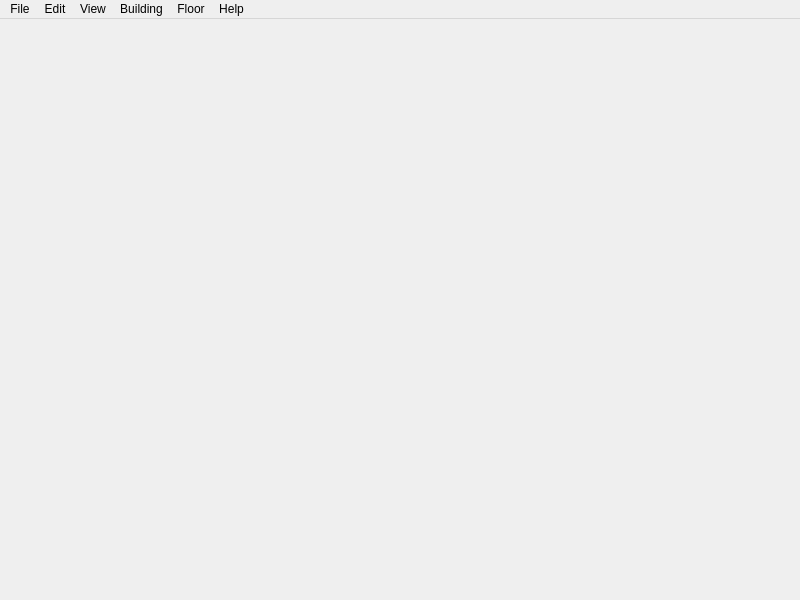
<?xml version="1.0" encoding="UTF-8"?>
<ui version="4.0">
 <class>BuildingEditorWindow</class>
 <widget class="QMainWindow" name="BuildingEditorWindow">
  <property name="geometry">
   <rect>
    <x>0</x>
    <y>0</y>
    <width>800</width>
    <height>600</height>
   </rect>
  </property>
  <property name="windowTitle">
   <string>Building Editor</string>
  </property>
  <widget class="QWidget" name="centralwidget">
   <layout class="QVBoxLayout" name="verticalLayout_2">
    <property name="leftMargin">
     <number>0</number>
    </property>
    <property name="topMargin">
     <number>0</number>
    </property>
    <property name="rightMargin">
     <number>0</number>
    </property>
    <property name="bottomMargin">
     <number>0</number>
    </property>
   </layout>
  </widget>
  <widget class="QMenuBar" name="menubar">
   <property name="geometry">
    <rect>
     <x>0</x>
     <y>0</y>
     <width>800</width>
     <height>21</height>
    </rect>
   </property>
   <widget class="QMenu" name="menuFile">
    <property name="title">
     <string>File</string>
    </property>
    <addaction name="actionNewBuilding"/>
    <addaction name="actionOpen"/>
    <addaction name="actionSave"/>
    <addaction name="actionSaveAs"/>
    <addaction name="separator"/>
    <addaction name="actionExportTMX"/>
    <addaction name="separator"/>
    <addaction name="actionClose"/>
   </widget>
   <widget class="QMenu" name="menuEdit">
    <property name="title">
     <string>Edit</string>
    </property>
    <addaction name="actionCut"/>
    <addaction name="actionCopy"/>
    <addaction name="actionPaste"/>
    <addaction name="actionDelete"/>
    <addaction name="separator"/>
    <addaction name="actionSelectAll"/>
    <addaction name="actionSelectNone"/>
    <addaction name="separator"/>
    <addaction name="actionPreferences"/>
   </widget>
   <widget class="QMenu" name="menuView">
    <property name="title">
     <string>View</string>
    </property>
    <widget class="QMenu" name="menuViews">
     <property name="title">
      <string>Views</string>
     </property>
     <addaction name="actionViewsPlaceholder"/>
    </widget>
    <addaction name="actionShowGrid"/>
    <addaction name="actionHighlightFloor"/>
    <addaction name="actionHighlightRoom"/>
    <addaction name="actionShowLowerFloors"/>
    <addaction name="actionShowObjects"/>
    <addaction name="separator"/>
    <addaction name="menuViews"/>
    <addaction name="separator"/>
    <addaction name="actionZoomIn"/>
    <addaction name="actionZoomOut"/>
    <addaction name="actionNormalSize"/>
   </widget>
   <widget class="QMenu" name="menuBuilding">
    <property name="title">
     <string>Building</string>
    </property>
    <addaction name="actionCropToMinimum"/>
    <addaction name="actionCropToSelection"/>
    <addaction name="actionResize"/>
    <addaction name="actionFlipHorizontal"/>
    <addaction name="actionFlipVertical"/>
    <addaction name="actionRotateRight"/>
    <addaction name="actionRotateLeft"/>
    <addaction name="separator"/>
    <addaction name="actionBuildingProperties"/>
    <addaction name="actionGrime"/>
    <addaction name="actionRooms"/>
    <addaction name="actionTemplates"/>
    <addaction name="actionTiles"/>
    <addaction name="separator"/>
    <addaction name="actionTemplateFromBuilding"/>
   </widget>
   <widget class="QMenu" name="menuFloor">
    <property name="title">
     <string>Floor</string>
    </property>
    <addaction name="actionInsertFloorAbove"/>
    <addaction name="actionInsertFloorBelow"/>
    <addaction name="actionRemoveFloor"/>
    <addaction name="actionFloors"/>
    <addaction name="separator"/>
    <addaction name="actionUpLevel"/>
    <addaction name="actionDownLevel"/>
   </widget>
   <widget class="QMenu" name="menuHelp">
    <property name="title">
     <string>Help</string>
    </property>
    <addaction name="actionHelp"/>
    <addaction name="actionAboutQt"/>
   </widget>
   <addaction name="menuFile"/>
   <addaction name="menuEdit"/>
   <addaction name="menuView"/>
   <addaction name="menuBuilding"/>
   <addaction name="menuFloor"/>
   <addaction name="menuHelp"/>
  </widget>
  <action name="actionClose">
   <property name="text">
    <string>Close</string>
   </property>
  </action>
  <action name="actionOpen">
   <property name="icon">
    <iconset resource="../tiled.qrc">
     <normaloff>:/images/16x16/document-open.png</normaloff>:/images/16x16/document-open.png</iconset>
   </property>
   <property name="text">
    <string>Open...</string>
   </property>
  </action>
  <action name="actionSave">
   <property name="icon">
    <iconset resource="../tiled.qrc">
     <normaloff>:/images/16x16/document-save.png</normaloff>:/images/16x16/document-save.png</iconset>
   </property>
   <property name="text">
    <string>Save</string>
   </property>
  </action>
  <action name="actionUndo">
   <property name="text">
    <string>Undo</string>
   </property>
  </action>
  <action name="actionRedo">
   <property name="text">
    <string>Redo</string>
   </property>
  </action>
  <action name="actionNewBuilding">
   <property name="icon">
    <iconset resource="../tiled.qrc">
     <normaloff>:/images/16x16/document-new.png</normaloff>:/images/16x16/document-new.png</iconset>
   </property>
   <property name="text">
    <string>New...</string>
   </property>
  </action>
  <action name="actionPecil">
   <property name="checkable">
    <bool>true</bool>
   </property>
   <property name="icon">
    <iconset resource="buildingeditor.qrc">
     <normaloff>:/BuildingEditor/icons/icon_pencil.png</normaloff>:/BuildingEditor/icons/icon_pencil.png</iconset>
   </property>
   <property name="text">
    <string>Pecil</string>
   </property>
   <property name="toolTip">
    <string>Draw Room</string>
   </property>
  </action>
  <action name="actionDoor">
   <property name="checkable">
    <bool>true</bool>
   </property>
   <property name="icon">
    <iconset resource="buildingeditor.qrc">
     <normaloff>:/BuildingEditor/icons/icon_door.png</normaloff>:/BuildingEditor/icons/icon_door.png</iconset>
   </property>
   <property name="text">
    <string>Door</string>
   </property>
   <property name="toolTip">
    <string>Place Door</string>
   </property>
  </action>
  <action name="actionWindow">
   <property name="checkable">
    <bool>true</bool>
   </property>
   <property name="icon">
    <iconset resource="buildingeditor.qrc">
     <normaloff>:/BuildingEditor/icons/icon_window.png</normaloff>:/BuildingEditor/icons/icon_window.png</iconset>
   </property>
   <property name="text">
    <string>Window</string>
   </property>
   <property name="toolTip">
    <string>Place Window</string>
   </property>
  </action>
  <action name="actionStairs">
   <property name="checkable">
    <bool>true</bool>
   </property>
   <property name="icon">
    <iconset resource="buildingeditor.qrc">
     <normaloff>:/BuildingEditor/icons/icon_stair.png</normaloff>:/BuildingEditor/icons/icon_stair.png</iconset>
   </property>
   <property name="text">
    <string>Stairs</string>
   </property>
   <property name="toolTip">
    <string>Place Stairs</string>
   </property>
  </action>
  <action name="actionUpLevel">
   <property name="icon">
    <iconset resource="buildingeditor.qrc">
     <normaloff>:/BuildingEditor/icons/icon_floorup.png</normaloff>:/BuildingEditor/icons/icon_floorup.png</iconset>
   </property>
   <property name="text">
    <string>Up One Level</string>
   </property>
   <property name="shortcut">
    <string>PgUp</string>
   </property>
  </action>
  <action name="actionDownLevel">
   <property name="icon">
    <iconset resource="buildingeditor.qrc">
     <normaloff>:/BuildingEditor/icons/icon_floordn.png</normaloff>:/BuildingEditor/icons/icon_floordn.png</iconset>
   </property>
   <property name="text">
    <string>Down One Level</string>
   </property>
   <property name="shortcut">
    <string>PgDown</string>
   </property>
  </action>
  <action name="actionSelectObject">
   <property name="checkable">
    <bool>true</bool>
   </property>
   <property name="icon">
    <iconset resource="../tiled.qrc">
     <normaloff>:/images/22x22/tool-select-objects.png</normaloff>:/images/22x22/tool-select-objects.png</iconset>
   </property>
   <property name="text">
    <string>Select Objects</string>
   </property>
   <property name="toolTip">
    <string>Select and Move Objects</string>
   </property>
  </action>
  <action name="actionExportTMX">
   <property name="text">
    <string>Export TMX...</string>
   </property>
  </action>
  <action name="actionZoomIn">
   <property name="icon">
    <iconset resource="../tiled.qrc">
     <normaloff>:/images/16x16/zoom-in.png</normaloff>:/images/16x16/zoom-in.png</iconset>
   </property>
   <property name="text">
    <string>Zoom In</string>
   </property>
  </action>
  <action name="actionZoomOut">
   <property name="icon">
    <iconset resource="../tiled.qrc">
     <normaloff>:/images/16x16/zoom-out.png</normaloff>:/images/16x16/zoom-out.png</iconset>
   </property>
   <property name="text">
    <string>Zoom Out</string>
   </property>
  </action>
  <action name="actionNormalSize">
   <property name="icon">
    <iconset resource="../tiled.qrc">
     <normaloff>:/images/16x16/zoom-original.png</normaloff>:/images/16x16/zoom-original.png</iconset>
   </property>
   <property name="text">
    <string>Normal Size</string>
   </property>
   <property name="shortcut">
    <string>Ctrl+0</string>
   </property>
  </action>
  <action name="actionPreferences">
   <property name="text">
    <string>Preferences...</string>
   </property>
   <property name="menuRole">
    <enum>QAction::PreferencesRole</enum>
   </property>
  </action>
  <action name="actionSaveAs">
   <property name="icon">
    <iconset resource="../tiled.qrc">
     <normaloff>:/images/16x16/document-save-as.png</normaloff>:/images/16x16/document-save-as.png</iconset>
   </property>
   <property name="text">
    <string>Save As...</string>
   </property>
  </action>
  <action name="actionRooms">
   <property name="icon">
    <iconset resource="buildingeditor.qrc">
     <normaloff>:/BuildingEditor/icons/icon_rooms.png</normaloff>:/BuildingEditor/icons/icon_rooms.png</iconset>
   </property>
   <property name="text">
    <string>Rooms...</string>
   </property>
   <property name="toolTip">
    <string>Edit Rooms</string>
   </property>
  </action>
  <action name="actionTemplates">
   <property name="text">
    <string>Templates...</string>
   </property>
  </action>
  <action name="actionTiles">
   <property name="text">
    <string>Tiles...</string>
   </property>
  </action>
  <action name="actionTemplateFromBuilding">
   <property name="text">
    <string>Template From Building...</string>
   </property>
  </action>
  <action name="actionRotateRight">
   <property name="icon">
    <iconset resource="buildingeditor.qrc">
     <normaloff>:/BuildingEditor/icons/icon_rotate_right.png</normaloff>:/BuildingEditor/icons/icon_rotate_right.png</iconset>
   </property>
   <property name="text">
    <string>Rotate Right</string>
   </property>
  </action>
  <action name="actionRotateLeft">
   <property name="icon">
    <iconset resource="buildingeditor.qrc">
     <normaloff>:/BuildingEditor/icons/icon_rotate_left.png</normaloff>:/BuildingEditor/icons/icon_rotate_left.png</iconset>
   </property>
   <property name="text">
    <string>Rotate Left</string>
   </property>
  </action>
  <action name="actionResize">
   <property name="icon">
    <iconset resource="buildingeditor.qrc">
     <normaloff>:/BuildingEditor/icons/icon_resize.png</normaloff>:/BuildingEditor/icons/icon_resize.png</iconset>
   </property>
   <property name="text">
    <string>Resize Building...</string>
   </property>
  </action>
  <action name="actionFlipHorizontal">
   <property name="icon">
    <iconset resource="buildingeditor.qrc">
     <normaloff>:/BuildingEditor/icons/icon_flip_horizontal.png</normaloff>:/BuildingEditor/icons/icon_flip_horizontal.png</iconset>
   </property>
   <property name="text">
    <string>Flip Horizontal</string>
   </property>
  </action>
  <action name="actionFlipVertical">
   <property name="icon">
    <iconset resource="buildingeditor.qrc">
     <normaloff>:/BuildingEditor/icons/icon_flip_vertical.png</normaloff>:/BuildingEditor/icons/icon_flip_vertical.png</iconset>
   </property>
   <property name="text">
    <string>Flip Vertical</string>
   </property>
  </action>
  <action name="actionFurniture">
   <property name="checkable">
    <bool>true</bool>
   </property>
   <property name="icon">
    <iconset resource="buildingeditor.qrc">
     <normaloff>:/BuildingEditor/icons/icon_furniture.png</normaloff>:/BuildingEditor/icons/icon_furniture.png</iconset>
   </property>
   <property name="text">
    <string>Furniture</string>
   </property>
   <property name="toolTip">
    <string>Place Furniture</string>
   </property>
  </action>
  <action name="actionRoof">
   <property name="checkable">
    <bool>true</bool>
   </property>
   <property name="icon">
    <iconset resource="buildingeditor.qrc">
     <normaloff>:/BuildingEditor/icons/icon_roof_peakNS.png</normaloff>:/BuildingEditor/icons/icon_roof_peakNS.png</iconset>
   </property>
   <property name="text">
    <string>Add Roof</string>
   </property>
   <property name="toolTip">
    <string>Place Roof</string>
   </property>
  </action>
  <action name="actionInsertFloorAbove">
   <property name="text">
    <string>Add Floor Above</string>
   </property>
   <property name="toolTip">
    <string>Add a new floor above the current one</string>
   </property>
  </action>
  <action name="actionInsertFloorBelow">
   <property name="text">
    <string>Add Floor Below</string>
   </property>
   <property name="toolTip">
    <string>Add a new floor below the current one</string>
   </property>
  </action>
  <action name="actionRemoveFloor">
   <property name="icon">
    <iconset resource="../tiled.qrc">
     <normaloff>:/images/16x16/edit-delete.png</normaloff>:/images/16x16/edit-delete.png</iconset>
   </property>
   <property name="text">
    <string>Remove Current Floor</string>
   </property>
   <property name="toolTip">
    <string>Remove the current floor</string>
   </property>
  </action>
  <action name="actionSelectRooms">
   <property name="checkable">
    <bool>true</bool>
   </property>
   <property name="icon">
    <iconset resource="../tiled.qrc">
     <normaloff>:/images/22x22/stock-tool-rect-select.png</normaloff>:/images/22x22/stock-tool-rect-select.png</iconset>
   </property>
   <property name="text">
    <string>Select and Move Rooms</string>
   </property>
   <property name="toolTip">
    <string>Select and Move Rooms</string>
   </property>
  </action>
  <action name="actionRoofCorner">
   <property name="checkable">
    <bool>true</bool>
   </property>
   <property name="icon">
    <iconset resource="buildingeditor.qrc">
     <normaloff>:/BuildingEditor/icons/icon_corner_innerNW.png</normaloff>:/BuildingEditor/icons/icon_corner_innerNW.png</iconset>
   </property>
   <property name="text">
    <string>Add Roof Corner</string>
   </property>
   <property name="toolTip">
    <string>Place Roof Corner</string>
   </property>
  </action>
  <action name="actionShowObjects">
   <property name="checkable">
    <bool>true</bool>
   </property>
   <property name="text">
    <string>Show Object Shapes</string>
   </property>
   <property name="shortcut">
    <string>O</string>
   </property>
  </action>
  <action name="actionWall">
   <property name="checkable">
    <bool>true</bool>
   </property>
   <property name="icon">
    <iconset resource="buildingeditor.qrc">
     <normaloff>:/BuildingEditor/icons/icon_wall.png</normaloff>:/BuildingEditor/icons/icon_wall.png</iconset>
   </property>
   <property name="text">
    <string>Wall</string>
   </property>
   <property name="toolTip">
    <string>Place Wall</string>
   </property>
  </action>
  <action name="actionAboutQt">
   <property name="text">
    <string>About Qt</string>
   </property>
   <property name="menuRole">
    <enum>QAction::AboutQtRole</enum>
   </property>
  </action>
  <action name="actionHelp">
   <property name="text">
    <string>BuildingEd Help</string>
   </property>
  </action>
  <action name="actionDelete">
   <property name="icon">
    <iconset resource="../tiled.qrc">
     <normaloff>:/images/16x16/edit-delete.png</normaloff>:/images/16x16/edit-delete.png</iconset>
   </property>
   <property name="text">
    <string>Delete</string>
   </property>
  </action>
  <action name="actionFloors">
   <property name="text">
    <string>Floors...</string>
   </property>
  </action>
  <action name="actionSelectAll">
   <property name="text">
    <string>Select All</string>
   </property>
  </action>
  <action name="actionSelectNone">
   <property name="text">
    <string>Select None</string>
   </property>
  </action>
  <action name="actionHighlightFloor">
   <property name="checkable">
    <bool>true</bool>
   </property>
   <property name="text">
    <string>Highlight Current Floor</string>
   </property>
   <property name="shortcut">
    <string>H</string>
   </property>
  </action>
  <action name="actionCut">
   <property name="icon">
    <iconset resource="../tiled.qrc">
     <normaloff>:/images/16x16/edit-cut.png</normaloff>:/images/16x16/edit-cut.png</iconset>
   </property>
   <property name="text">
    <string>Cut</string>
   </property>
  </action>
  <action name="actionCopy">
   <property name="icon">
    <iconset resource="../tiled.qrc">
     <normaloff>:/images/16x16/edit-copy.png</normaloff>:/images/16x16/edit-copy.png</iconset>
   </property>
   <property name="text">
    <string>Copy</string>
   </property>
  </action>
  <action name="actionPaste">
   <property name="icon">
    <iconset resource="../tiled.qrc">
     <normaloff>:/images/16x16/edit-paste.png</normaloff>:/images/16x16/edit-paste.png</iconset>
   </property>
   <property name="text">
    <string>Paste</string>
   </property>
  </action>
  <action name="actionShowGrid">
   <property name="checkable">
    <bool>true</bool>
   </property>
   <property name="text">
    <string>Show Grid</string>
   </property>
   <property name="shortcut">
    <string>Ctrl+G</string>
   </property>
  </action>
  <action name="actionHighlightRoom">
   <property name="checkable">
    <bool>true</bool>
   </property>
   <property name="text">
    <string>Highlight Room Under Pointer</string>
   </property>
   <property name="shortcut">
    <string>Ctrl+R</string>
   </property>
  </action>
  <action name="actionBuildingProperties">
   <property name="icon">
    <iconset resource="../tiled.qrc">
     <normaloff>:/images/16x16/document-properties.png</normaloff>:/images/16x16/document-properties.png</iconset>
   </property>
   <property name="text">
    <string>Properties...</string>
   </property>
  </action>
  <action name="actionGrime">
   <property name="text">
    <string>Grime...</string>
   </property>
   <property name="shortcut">
    <string>G</string>
   </property>
  </action>
  <action name="actionDrawTiles">
   <property name="checkable">
    <bool>true</bool>
   </property>
   <property name="icon">
    <iconset resource="buildingeditor.qrc">
     <normaloff>:/BuildingEditor/icons/icon_pencil.png</normaloff>:/BuildingEditor/icons/icon_pencil.png</iconset>
   </property>
   <property name="text">
    <string>Draw Tiles</string>
   </property>
   <property name="toolTip">
    <string>Draw Tiles</string>
   </property>
  </action>
  <action name="actionSelectTiles">
   <property name="checkable">
    <bool>true</bool>
   </property>
   <property name="icon">
    <iconset resource="buildingeditor.qrc">
     <normaloff>:/BuildingEditor/icons/icon_select.png</normaloff>:/BuildingEditor/icons/icon_select.png</iconset>
   </property>
   <property name="text">
    <string>Select Tiles</string>
   </property>
   <property name="toolTip">
    <string>Select Tiles</string>
   </property>
  </action>
  <action name="actionPickTiles">
   <property name="checkable">
    <bool>true</bool>
   </property>
   <property name="icon">
    <iconset resource="buildingeditor.qrc">
     <normaloff>:/BuildingEditor/icons/icon_eyedrop.png</normaloff>:/BuildingEditor/icons/icon_eyedrop.png</iconset>
   </property>
   <property name="text">
    <string>Pick Tiles</string>
   </property>
   <property name="toolTip">
    <string>Pick Tiles</string>
   </property>
  </action>
  <action name="actionViewsPlaceholder">
   <property name="text">
    <string>Placeholder</string>
   </property>
  </action>
  <action name="actionCropToSelection">
   <property name="icon">
    <iconset resource="buildingeditor.qrc">
     <normaloff>:/BuildingEditor/icons/icon_crop.png</normaloff>:/BuildingEditor/icons/icon_crop.png</iconset>
   </property>
   <property name="text">
    <string>Crop To Selection</string>
   </property>
  </action>
  <action name="actionCropToMinimum">
   <property name="icon">
    <iconset resource="buildingeditor.qrc">
     <normaloff>:/BuildingEditor/icons/icon_crop.png</normaloff>:/BuildingEditor/icons/icon_crop.png</iconset>
   </property>
   <property name="text">
    <string>Crop To Minimum</string>
   </property>
  </action>
  <action name="actionRoofShallow">
   <property name="checkable">
    <bool>true</bool>
   </property>
   <property name="icon">
    <iconset resource="buildingeditor.qrc">
     <normaloff>:/BuildingEditor/icons/icon_roof_peakNS.png</normaloff>:/BuildingEditor/icons/icon_roof_peakNS.png</iconset>
   </property>
   <property name="text">
    <string>Add Roof (Shallow)</string>
   </property>
   <property name="toolTip">
    <string>Place Roof</string>
   </property>
  </action>
  <action name="actionShowLowerFloors">
   <property name="checkable">
    <bool>true</bool>
   </property>
   <property name="text">
    <string>Show Lower Floors</string>
   </property>
  </action>
 </widget>
 <resources>
  <include location="../tiled.qrc"/>
  <include location="buildingeditor.qrc"/>
 </resources>
 <connections/>
</ui>
